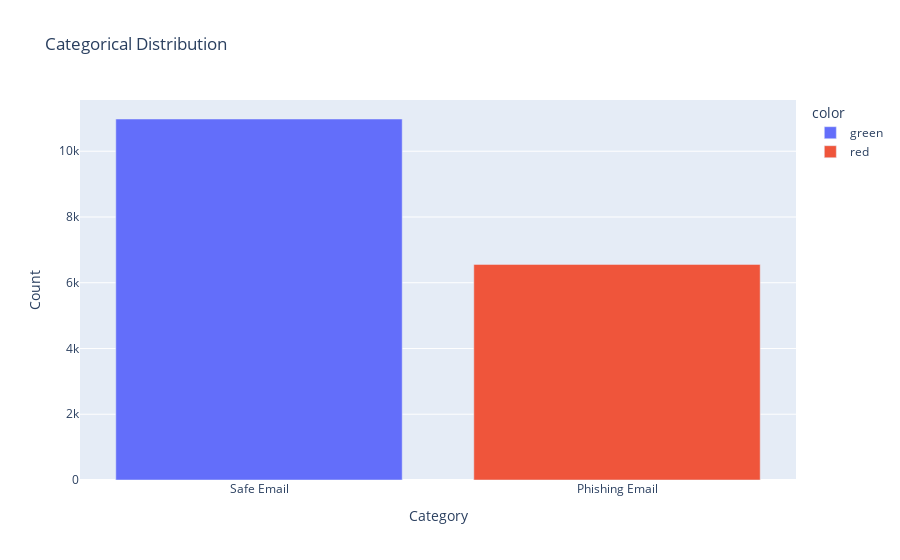

The notebook cell saved with this chart:
### Code cell
import plotly.express as px
# Create the bar chart
fig = px.bar(df['Email Type'].value_counts(), x=df['Email Type'].value_counts().index, y=df['Email Type'].value_counts().values,
             color=['blue', 'red'], labels={'x': 'Category', 'y': 'Count'},
             title="Categorical Distribution")

# Show the plot
fig.show()

### Figure 1 — Plotly figure (JSON) as saved in the notebook; plotly's stock layout.template omitted (floating-point values rounded to 4 significant figures)
{"data": [{"alignmentgroup": "True", "hovertemplate": "color=green<br>Category=%{x}<br>Count=%{y}<extra></extra>", "legendgroup": "green", "marker": {"color": "#636efa", "pattern": {"shape": ""}}, "name": "green", "offsetgroup": "green", "orientation": "v", "showlegend": true, "textposition": "auto", "type": "bar", "x": ["Safe Email"], "xaxis": "x", "y": [10980], "yaxis": "y"}, {"alignmentgroup": "True", "hovertemplate": "color=red<br>Category=%{x}<br>Count=%{y}<extra></extra>", "legendgroup": "red", "marker": {"color": "#EF553B", "pattern": {"shape": ""}}, "name": "red", "offsetgroup": "red", "orientation": "v", "showlegend": true, "textposition": "auto", "type": "bar", "x": ["Phishing Email"], "xaxis": "x", "y": [6558], "yaxis": "y"}], "layout": {"autosize": true, "barmode": "relative", "legend": {"title": {"text": "color"}, "tracegroupgap": 0}, "title": {"text": "Categorical Distribution"}, "xaxis": {"anchor": "y", "autorange": true, "domain": [0, 1], "range": [-0.5, 1.5], "title": {"text": "Category"}, "type": "category"}, "yaxis": {"anchor": "x", "autorange": true, "domain": [0, 1], "range": [0, 11560.0], "title": {"text": "Count"}, "type": "linear"}}}
